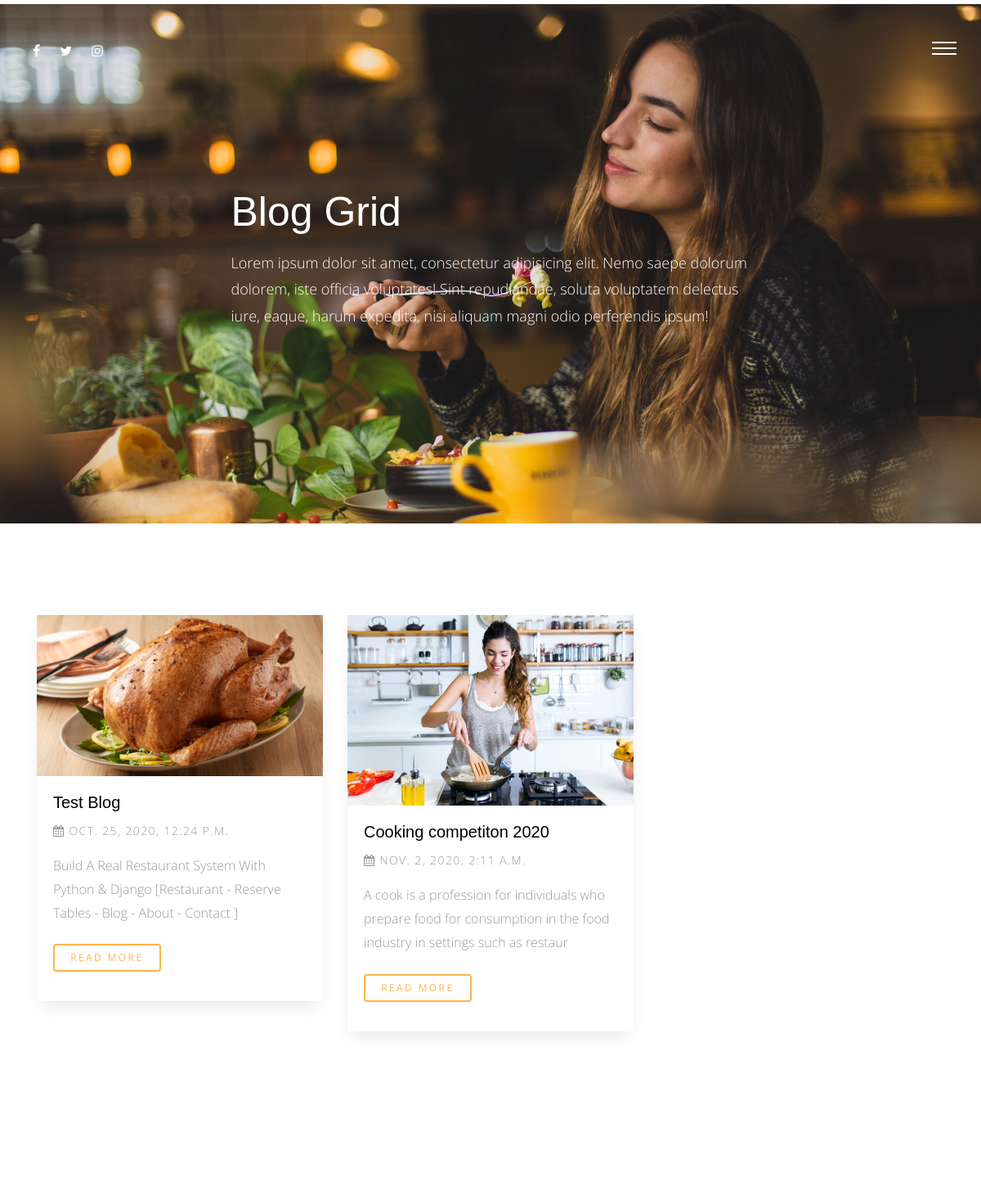
The page /blog/ (upper part) on the database as committed earlier.
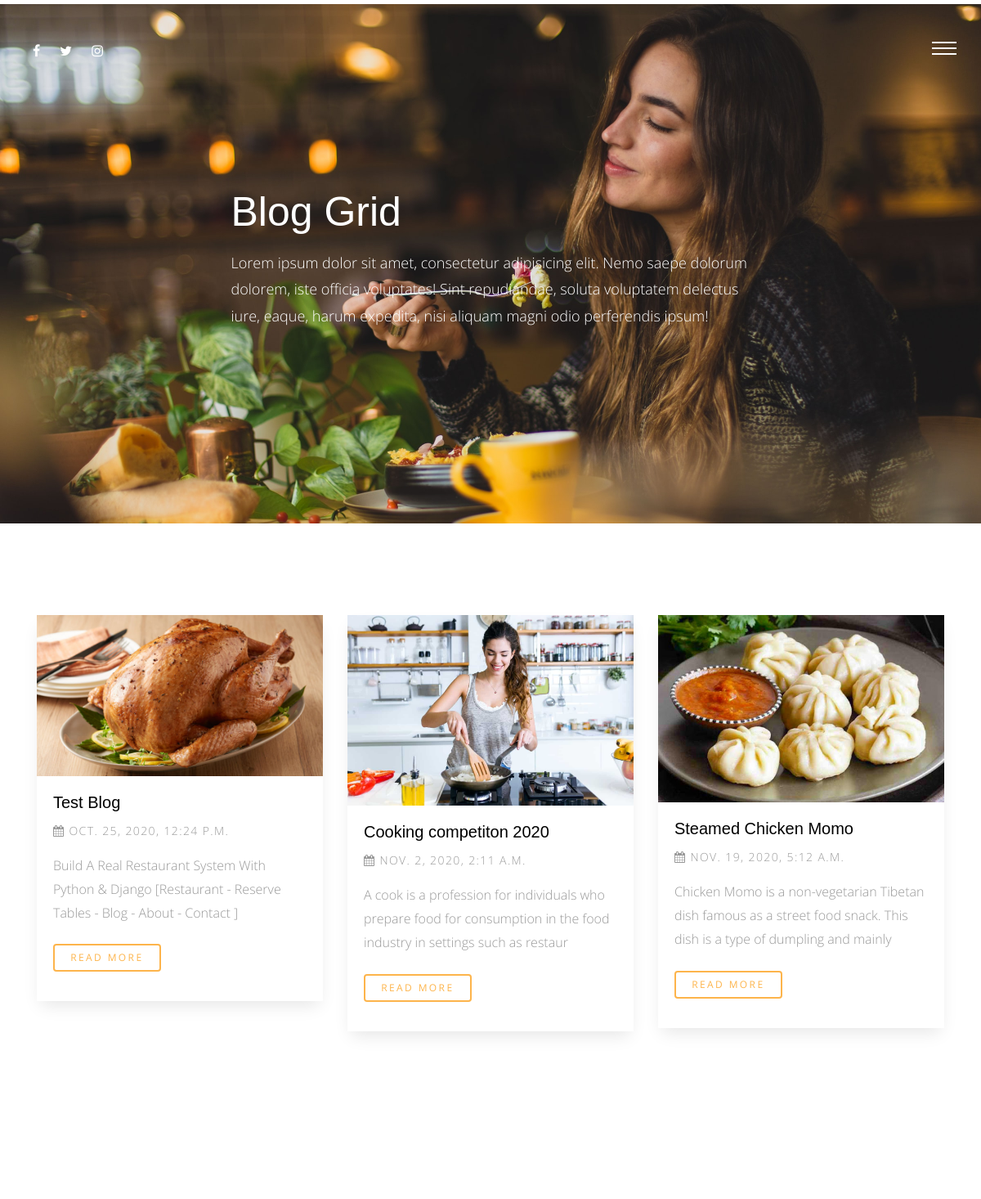
The same page on the database as committed later.
### blog/models.py (models this page shows)
class Post(models.Model):
    title = models.CharField(max_length=155)
    content = models.TextField()
    author = models.ForeignKey(User, on_delete=models.CASCADE)
    image = models.ImageField(upload_to='blog/', blank=True, null=True)
    category = models.ForeignKey('Category', null=True, on_delete=models.SET_NULL)
    created  = models.DateTimeField(default=timezone.now)
    tags = TaggableManager(blank=True)
    class Meta:
        verbose_name = ' post'
        verbose_name_plural = 'posts'
    def __str__(self):
        return self.title

### blog/views.py (the view)
# urls.py: path('', views.post_list, name='post_list'),
def post_list(request):
    post_list = Post.objects.all()
    search_query = request.GET.get('q')   # q is the name of input field in post_detail.html.
    if search_query :
        post_list = post_list.filter(
            Q(title__icontains = search_query)|
            Q(content__icontains= search_query) |
            Q(tags__name__icontains= search_query)
        ).distinct()
    paginator = Paginator(post_list, 5) # Show 5 posts per page
    page = request.GET.get('page')
    post_list = paginator.get_page(page)
    return render(request, 'post/post_list.html', {'post_list':post_list})

### blog/templates/post/post_list.html (shortened to what this page needs)
{% extends 'base.html' %}
{% load static %}
{% block content %}
<div class="main-wrap">
    <div class="cover_1 cover_sm">
        <div class="img_bg" style="background-image: url({% static 'img/slider-1.jpg' %})"
            data-stellar-background-ratio="0.5">
            <div class="container">
                <div class="row align-items-center justify-content-center">
                    <div class="col-md-7" data-aos="fade-up">
                        <h2 class="heading">Blog Grid</h2>
                        <p class="lead">Lorem ipsum dolor sit amet, consectetur adipisicing elit. Nemo saepe dolorum
                            dolorem, iste officia voluptates! Sint repudiandae, soluta voluptatem delectus iure, eaque,
                            harum expedita, nisi aliquam magni odio perferendis ipsum!</p>
                    </div>
                </div>
            </div>
        </div>
    </div>
    <div class="section">
        <div class="container">
            <div class="row mb-5">
                {% for post in post_list %}
                <div class="col-md-4">
                    <div class="media d-block media-bg-white mb-5" data-aos="fade-up" data-aos-delay="400">
                        <figure>
                            <a href="{% url 'blog:post_detail' post.id %}"><img src="{{ post.image.url }}"
                                    alt="Image placeholder" class="img-fluid"></a>
                        </figure>
                        <div class="media-body">
                            <h3><a href="{% url 'blog:post_detail' post.id %}">{{ post }}</a></h3>
                            <p class="post-meta"><span><span class="fa fa-calendar"></span> {{ post.created }}</span>
                            </p>
                            <p class="mb-4">{{ post.content|slice:120 }}</p>
                            <p><a href="{% url 'blog:post_detail' post.id %}"
                                    class="btn btn-primary btn-outline-primary btn-sm">Read More</a></p>
                        </div>
                    </div>
                </div>
                {% endfor %}
            </div>
        </div>
    </div>
</div>
{% endblock %}

Rows that differ between the two databases and show on the page:
added Post: image (picture), title "Steamed Chicken Momo", created "NOV. 19, 2020, 5:12 A.M.", content "Chicken Momo is a non-vegetarian Tibetan dish famous as a street food snack. This dish is a type of dumpling and mainly"
